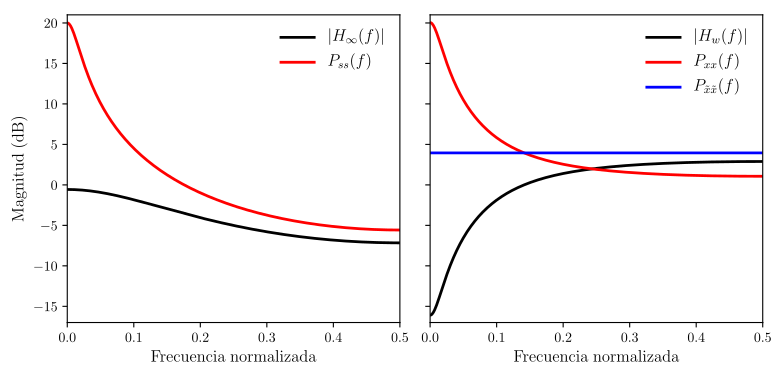

Recreate this plot in Python.
import matplotlib.pyplot as plt
import numpy.polynomial.polynomial as poly
import numpy as np
from scipy import signal

from matplotlib import rc
from matplotlib import rcParams

__author__ = 'ernesto'

# if use latex or mathtext
rc('text', usetex=True)
rcParams['text.latex.preamble']=[r"\usepackage{amsmath}"]

# colors
lgray = "#dddddd"  # ligth gray

### Parámetros ###
a = 0.9
var_u = 1
var_w = 1

# número de frecuencias entre 0 y 0.5
nf = 512


##################

# resolución de la ecuación de ricatti de estado estacionario
# para calcular M[\infty]
p = [-var_u * var_w, var_u + var_w * (1 - a ** 2), a ** 2]
M_inf = np.max(poly.polyroots(p))
# cálculo de Mp[\infty]
Mp_inf = (a ** 2) * M_inf + var_u
# cálculo de K[\infty]
K_inf = Mp_inf / (var_w + Mp_inf)
print(M_inf)
print(Mp_inf)
print(K_inf)


# vector de frecuencias (normalizada)
f = np.arange(nf)/(2 * nf)
# respuesta en frecuencia del filtro de Kalman en estado estacionario
_, H_inf = signal.freqz(K_inf, [1, -a * (1 - K_inf)], worN=nf, whole=False)
# PSD de la señal s[n] en estado estacionario: proceso AR(1)
_, S = signal.freqz(var_u, [1, -a], worN=nf, whole=False)
Pss = np.square(np.abs(S))

H_inf_db = 20 * np.log10(np.abs(H_inf))
Pss_db = 10 * np.log10(Pss)

# filtro de Kalman como blanqueador
_, H_w = signal.freqz([1, -a], [1, -a * (1 - K_inf)], worN=nf, whole=False)
# PSD de los datos x[n]
Pxx = Pss + var_w
# PSD de la innovación
Pii = np.square(np.abs(H_w)) * Pxx
# para probar
Pii_2 = (var_u + var_w * (1 - 2 * a * np.cos(2 * np.pi * f) + a ** 2)) / \
        (1 - 2 * a * (1 - K_inf) * np.cos(2 * np.pi * f) + (a * (1 - K_inf)) ** 2)

H_w_db = 20 * np.log10(np.abs(H_w))
Pxx_db = 10 * np.log10(Pxx)
Pii_db = 10 * np.log10(Pii)

# fontsize
fs = 12

fig = plt.figure(0, figsize=(9, 4), frameon=False)
ax = plt.subplot2grid((8, 4), (0, 0), rowspan=8, colspan=2)
plt.xlim(0, 0.5)
plt.ylim(-17, 21)
plt.plot(f, H_inf_db, 'k', label='$|H_\infty(f)|$', lw=2)
plt.plot(f, Pss_db, 'r', label='$P_{ss}(f)$', lw=2)
ax.set_xlabel('${\\rm Frecuencia\;normalizada}$', fontsize=fs)
ax.set_ylabel('${\\rm Magnitud\;(dB)}$', fontsize=fs)
leg = plt.legend(loc=1, frameon=False, fontsize=fs)

ax = plt.subplot2grid((8, 4), (0, 2), rowspan=8, colspan=2)
plt.xlim(0, 0.5)
plt.ylim(-17, 21)
plt.plot(f, H_w_db, 'k', label='$|H_w(f)|$', lw=2)
plt.plot(f, Pxx_db, 'r', label='$P_{xx}(f)$', lw=2)
plt.plot(f, Pii_db, 'b', label='$P_{\\tilde{x}\\tilde{x}}(f)$', lw=2)
ax.set_xlabel('${\\rm Frecuencia\;normalizada}$', fontsize=fs)
leg = plt.legend(loc=1, frameon=False, fontsize=fs)
ax.set_yticklabels([])

plt.savefig('kalman_filter_steady_state_example.pdf', bbox_inches='tight')
plt.show()
